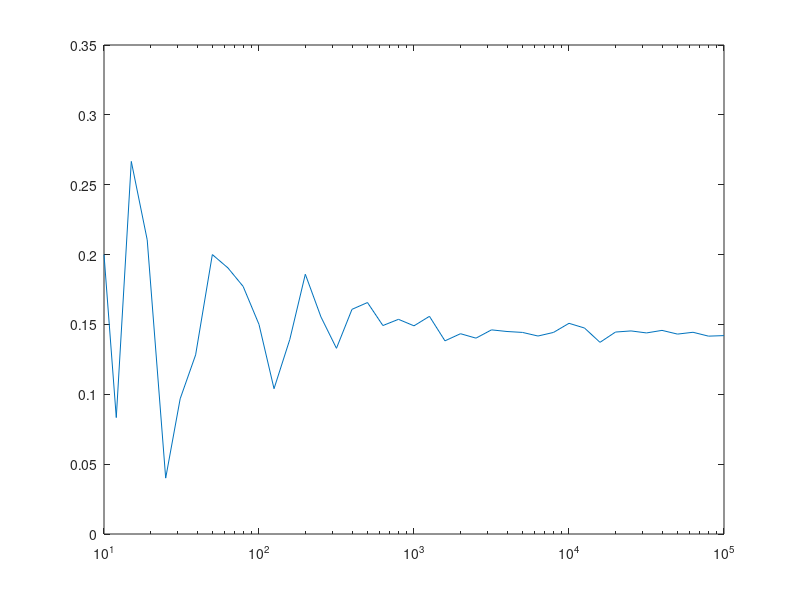

Recreate this plot in MATLAB. (Note: this script raises an error after producing the figure.)
clear;
clc;
close all;

startpt = 0;
endpt = 1;

f_u = @(u) (1./(u.^2+(1./u.^4)));

E_N = [];
totN = []';

x = 1:0.1:5;
N = floor(10.^x);
for x = 1:0.1:5
    N = floor(10^x);

    U = rand(N,1);
    V = rand(N,1);

    test = f_u(U);

    under = V <= f_u(U);
    E_N = [E_N,mean(under)];
    totN = [totN,N];
end


semilogx(totN,E_N);
yline(0.14343);
xlabel("Number of Trials");
ylabel("Expected Mean");
